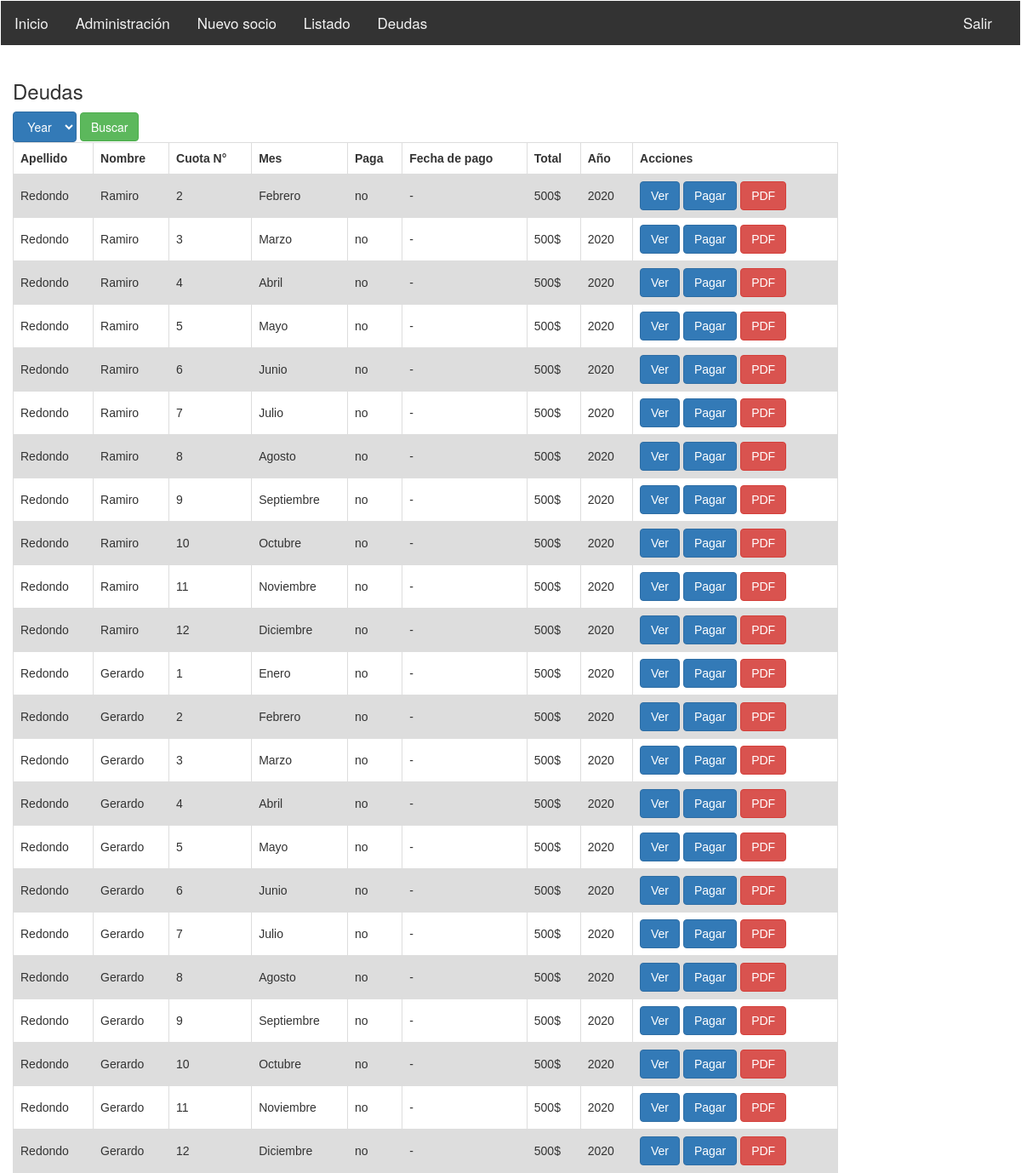
/index/deudas (signed in), run on the app's committed database.
### sistemasocioscap/models.py (models this page shows)
class Cuota(models.Model):
	"""docstring for Cuota"""
	nrocuota = models.CharField (max_length = 200)
	mes = models.CharField (max_length = 200, null=True, blank=True)
	pago = models.CharField(max_length=32,choices=[('si', 'Si'),('no', 'No')], default="",null = True, blank=True)
	fecha_pago = models.DateField(null=True, blank=True)
	total = models.IntegerField (null=True)
	aniocuota = models.CharField (max_length = 200,null=True, blank=True)
	registro = models.ForeignKey('RegistroPagos', on_delete=models.SET_NULL, null=True, blank=True)
	socio = models.ForeignKey('Socio', on_delete=models.SET_NULL, null=True, blank=True)
	def __str__(self):
    		return self.nrocuota
  	def get_absolute_url(self):
    		return reverse ('cuota-detail', args=[str(self.id)])

class Socio (models.Model):
	dni = models.IntegerField ()
	nombre = models.CharField(max_length= 200, help_text="Ingrese el nombre del usuario")
	apellido = models.CharField (max_length = 200)
	fecha_nacimiento = models.DateField(null = True, blank=True)
	nrosocio = models.IntegerField ()
	direccion = models.CharField (max_length = 200)
	mail = models.EmailField(max_length=254, null=True)
	cbu = models.IntegerField (null=True)
	dar_baja = models.CharField(max_length=32,choices=[('si', 'Si'),('no', 'No')], default="",null = True, blank=True)
	registro = models.OneToOneField(RegistroPagos, on_delete=models.SET_NULL, null = True, blank=True)
  	def get_absolute_url(self):
    		return reverse ('socio-detail', args=[str(self.id)])

### sistemasocioscap/views.py (the view)
def cuotas_deuda(request):
    cuotas = Cuota.objects.filter(pago='no')
    return render(request, 'deudas.html',{'cuotas': cuotas})

### sistemasocioscap/templates/deudas.html (shortened to what this page needs)
{% extends "base_generic.html" %}
{% block content %}
<h3>Deudas</h3>
<form method="get">
    <select class="btn btn-primary" id="selectyear" name="select_year" >
        <option  value="" selected="selected">Year</option>
      </select>
    <button type="submit" class="btn btn-success">Buscar</button>
  </form>
<table class="tablasocios" >
    {% if cuotas %}
    <tr>
     <th scope="row">Apellido</th>
      <th>Nombre</th>
      <th>Cuota N°</th>
      <th>Mes</th>
      <th>Paga</th>
      <th>Fecha de pago </th>
      <th>Total</th>
      <th>Año</th>
      <th>Acciones</th>
    </tr>
    {% for cuota in cuotas %}
    <tr>
      <td>{{cuota.socio.apellido}}</td>
      <td>{{cuota.socio.nombre}}</td>
      <td>{{cuota.nrocuota}}</td>
      <td>{{cuota.mes}}</td>
      <td>{{cuota.pago}}</td>
      {% if cuota.fecha_pago != None%}
      <td> {{cuota.fecha_pago }}</td>
      {% else %}
      <td>-</td>
      {% endif %}
      <td>{{cuota.total}}$</td>
      <td>{{cuota.aniocuota}}</td>
      <td>
        <a class="btn btn-primary" href="">Ver</a>
        <a class="btn btn-primary" href="">Pagar</a>
        <a class="btn btn-danger" href="">PDF</a>
      </td>
    </tr>
    {% endfor %}
    {% endif %}
  </table>
{% endblock %}
{% load static %}

### sistemasocioscap/templates/deudas.html (style rules this page uses)
table { font-family: arial, sans-serif; border-collapse: collapse; width: 100%; text-align: center; }
td, th { border: 1px solid #dddddd; text-align: left; padding: 8px; }
tr:nth-child(even) { background-color: #dddddd; }

### data on the page
Cuota: socio.apellido "Redondo", socio.nombre "Ramiro", nrocuota "2", mes "Febrero", pago "no", total "500", aniocuota "2020"
Cuota: socio.apellido "Redondo", socio.nombre "Ramiro", nrocuota "3", mes "Marzo", pago "no", total "500", aniocuota "2020"
Cuota: socio.apellido "Redondo", socio.nombre "Ramiro", nrocuota "4", mes "Abril", pago "no", total "500", aniocuota "2020"
Cuota: socio.apellido "Redondo", socio.nombre "Ramiro", nrocuota "5", mes "Mayo", pago "no", total "500", aniocuota "2020"
Cuota: socio.apellido "Redondo", socio.nombre "Ramiro", nrocuota "6", mes "Junio", pago "no", total "500", aniocuota "2020"
Cuota: socio.apellido "Redondo", socio.nombre "Ramiro", nrocuota "7", mes "Julio", pago "no", total "500", aniocuota "2020"
Cuota: socio.apellido "Redondo", socio.nombre "Ramiro", nrocuota "8", mes "Agosto", pago "no", total "500", aniocuota "2020"
Cuota: socio.apellido "Redondo", socio.nombre "Ramiro", nrocuota "9", mes "Septiembre", pago "no", total "500", aniocuota "2020"
Cuota: socio.apellido "Redondo", socio.nombre "Ramiro", nrocuota "10", mes "Octubre", pago "no", total "500", aniocuota "2020"
Cuota: socio.apellido "Redondo", socio.nombre "Ramiro", nrocuota "11", mes "Noviembre", pago "no", total "500", aniocuota "2020"
Cuota: socio.apellido "Redondo", socio.nombre "Ramiro", nrocuota "12", mes "Diciembre", pago "no", total "500", aniocuota "2020"
Cuota: socio.apellido "Redondo", socio.nombre "Gerardo", nrocuota "1", mes "Enero", pago "no", total "500", aniocuota "2020"
Cuota: socio.apellido "Redondo", socio.nombre "Gerardo", nrocuota "2", mes "Febrero", pago "no", total "500", aniocuota "2020"
Cuota: socio.apellido "Redondo", socio.nombre "Gerardo", nrocuota "3", mes "Marzo", pago "no", total "500", aniocuota "2020"
Cuota: socio.apellido "Redondo", socio.nombre "Gerardo", nrocuota "4", mes "Abril", pago "no", total "500", aniocuota "2020"
Cuota: socio.apellido "Redondo", socio.nombre "Gerardo", nrocuota "5", mes "Mayo", pago "no", total "500", aniocuota "2020"
Cuota: socio.apellido "Redondo", socio.nombre "Gerardo", nrocuota "6", mes "Junio", pago "no", total "500", aniocuota "2020"
Cuota: socio.apellido "Redondo", socio.nombre "Gerardo", nrocuota "7", mes "Julio", pago "no", total "500", aniocuota "2020"
Cuota: socio.apellido "Redondo", socio.nombre "Gerardo", nrocuota "8", mes "Agosto", pago "no", total "500", aniocuota "2020"
Cuota: socio.apellido "Redondo", socio.nombre "Gerardo", nrocuota "9", mes "Septiembre", pago "no", total "500", aniocuota "2020"
Cuota: socio.apellido "Redondo", socio.nombre "Gerardo", nrocuota "10", mes "Octubre", pago "no", total "500", aniocuota "2020"
Cuota: socio.apellido "Redondo", socio.nombre "Gerardo", nrocuota "11", mes "Noviembre", pago "no", total "500", aniocuota "2020"
Cuota: socio.apellido "Redondo", socio.nombre "Gerardo", nrocuota "12", mes "Diciembre", pago "no", total "500", aniocuota "2020"
